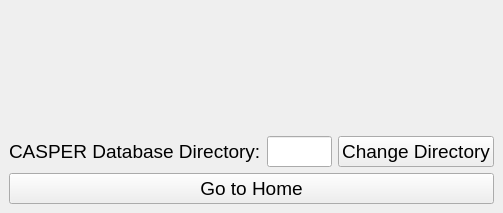
<?xml version="1.0" encoding="UTF-8"?>
<ui version="4.0">
 <class>MainWindow</class>
 <widget class="QMainWindow" name="MainWindow">
  <property name="geometry">
   <rect>
    <x>0</x>
    <y>0</y>
    <width>503</width>
    <height>213</height>
   </rect>
  </property>
  <property name="font">
   <font>
    <pointsize>12</pointsize>
   </font>
  </property>
  <property name="windowTitle">
   <string>MainWindow</string>
  </property>
  <property name="animated">
   <bool>true</bool>
  </property>
  <widget class="QWidget" name="centralwidget">
   <layout class="QGridLayout" name="gridLayout_2">
    <item row="0" column="0">
     <layout class="QGridLayout" name="gridLayout">
      <item row="2" column="0">
       <layout class="QVBoxLayout" name="boxlayvBottom">
        <item>
         <layout class="QHBoxLayout" name="boxlayhBottom">
          <item>
           <widget class="QPushButton" name="pbtnGoToHomeOrNewGenome">
            <property name="sizePolicy">
             <sizepolicy hsizetype="Preferred" vsizetype="Fixed">
              <horstretch>0</horstretch>
              <verstretch>0</verstretch>
             </sizepolicy>
            </property>
            <property name="minimumSize">
             <size>
              <width>0</width>
              <height>0</height>
             </size>
            </property>
            <property name="maximumSize">
             <size>
              <width>16777215</width>
              <height>16777215</height>
             </size>
            </property>
            <property name="font">
             <font>
              <family>Arial</family>
              <pointsize>14</pointsize>
             </font>
            </property>
            <property name="text">
             <string>Go to Home</string>
            </property>
           </widget>
          </item>
         </layout>
        </item>
       </layout>
      </item>
      <item row="1" column="0">
       <layout class="QVBoxLayout" name="boxlayvMiddle">
        <item>
         <layout class="QHBoxLayout" name="boxlayhMiddle">
          <item>
           <widget class="QLabel" name="lblDatabaseDirectory">
            <property name="sizePolicy">
             <sizepolicy hsizetype="Preferred" vsizetype="Fixed">
              <horstretch>0</horstretch>
              <verstretch>0</verstretch>
             </sizepolicy>
            </property>
            <property name="maximumSize">
             <size>
              <width>16777215</width>
              <height>16777215</height>
             </size>
            </property>
            <property name="font">
             <font>
              <family>Arial</family>
              <pointsize>14</pointsize>
             </font>
            </property>
            <property name="text">
             <string>CASPER Database Directory:</string>
            </property>
           </widget>
          </item>
          <item>
           <widget class="QLineEdit" name="ledDatabaseDirectory">
            <property name="sizePolicy">
             <sizepolicy hsizetype="Expanding" vsizetype="Fixed">
              <horstretch>0</horstretch>
              <verstretch>0</verstretch>
             </sizepolicy>
            </property>
            <property name="minimumSize">
             <size>
              <width>0</width>
              <height>0</height>
             </size>
            </property>
            <property name="maximumSize">
             <size>
              <width>16777215</width>
              <height>16777215</height>
             </size>
            </property>
            <property name="font">
             <font>
              <family>Arial</family>
              <pointsize>14</pointsize>
             </font>
            </property>
           </widget>
          </item>
          <item>
           <widget class="QPushButton" name="pbtnChangeDirectory">
            <property name="sizePolicy">
             <sizepolicy hsizetype="Preferred" vsizetype="Fixed">
              <horstretch>0</horstretch>
              <verstretch>0</verstretch>
             </sizepolicy>
            </property>
            <property name="minimumSize">
             <size>
              <width>0</width>
              <height>0</height>
             </size>
            </property>
            <property name="maximumSize">
             <size>
              <width>16777215</width>
              <height>16777215</height>
             </size>
            </property>
            <property name="font">
             <font>
              <family>Arial</family>
              <pointsize>14</pointsize>
             </font>
            </property>
            <property name="text">
             <string>Change Directory</string>
            </property>
           </widget>
          </item>
         </layout>
        </item>
       </layout>
      </item>
      <item row="0" column="0">
       <layout class="QVBoxLayout" name="boxlayvTop">
        <item>
         <widget class="QLabel" name="lblLogo">
          <property name="text">
           <string/>
          </property>
          <property name="scaledContents">
           <bool>true</bool>
          </property>
         </widget>
        </item>
       </layout>
      </item>
     </layout>
    </item>
   </layout>
  </widget>
 </widget>
 <resources/>
 <connections/>
</ui>
